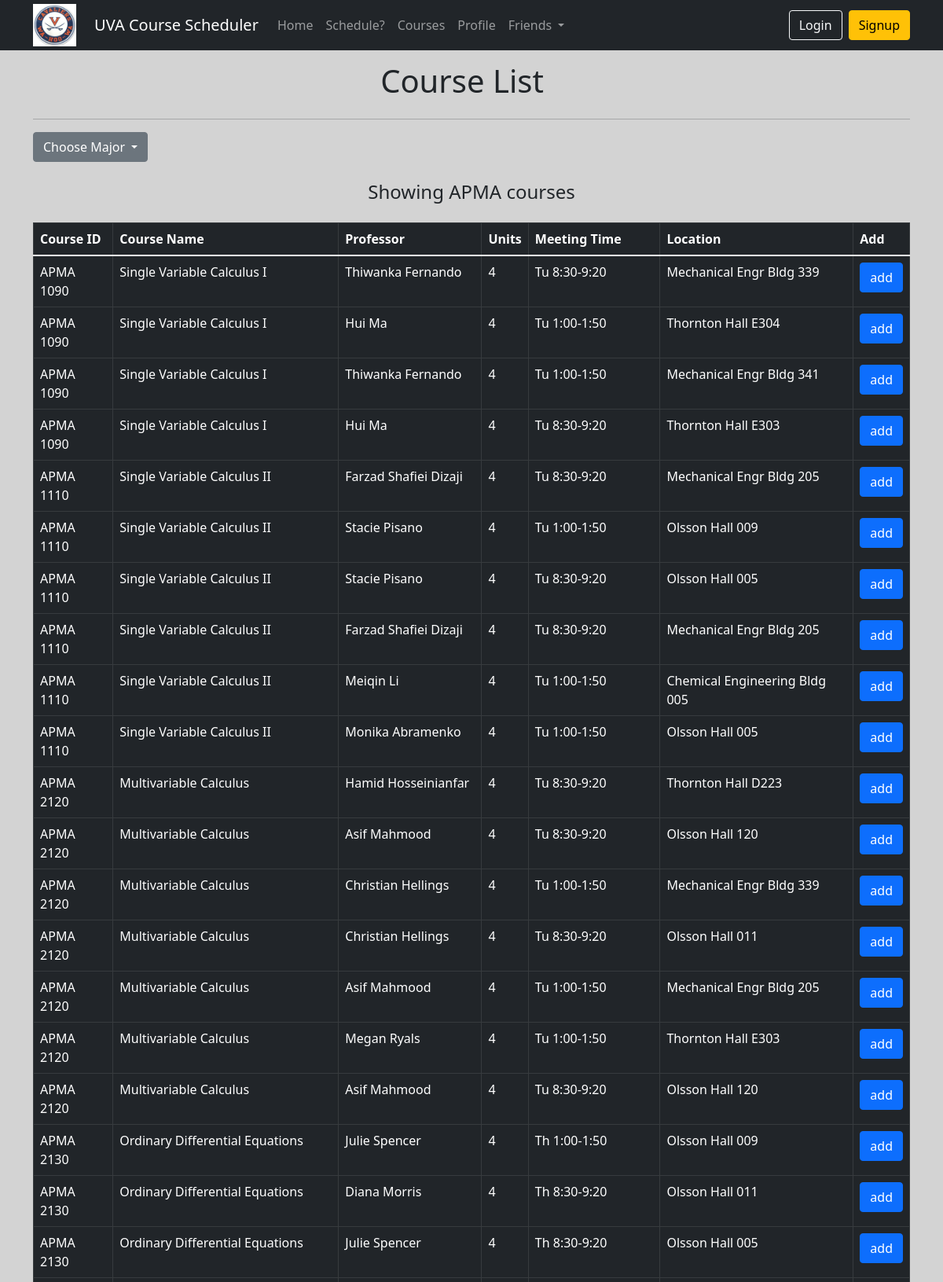
Screenshot of /?command=allCourses&subject=APMA (upper part) with the database file from the repository.
### tables this page shows
CREATE TABLE `course` (
  `courseId` int(11) NOT NULL,
  `semesterId` int(11) DEFAULT NULL,
  `courseName` text DEFAULT NULL,
  `courseNumber` int(11) DEFAULT NULL,
  `subject` text DEFAULT NULL,
  `professor` text DEFAULT NULL,
  `creditHours` int(11) DEFAULT NULL,
  `days` text DEFAULT NULL,
  `time` text DEFAULT NULL,
  `location` text DEFAULT NULL
);

### index.php (called while the page is built, shortened)
<?php
$command = "home";
if (isset($_GET["command"]))
    $command = $_GET["command"];
$application = new BaseController($command);
$application->run();

### classes/Database.php (called while the page is built, shortened)
<?php
class Database {
    private $mysqli;
    public function __construct() {
        $this->mysqli = new mysqli(Config::$db["host"], Config::$db["user"],
                                   Config::$db["pass"], Config::$db["database"]);
    }
    public function query($query, $bparam=null, ...$params) {
        $stmt = $this->mysqli->prepare($query);
        if ($bparam != null)
            $stmt->bind_param($bparam, ...$params);
        if (!$stmt->execute()) {
            return false;
        }
        if (($res = $stmt->get_result()) !== false) {
            return $res->fetch_all(MYSQLI_ASSOC);
        }
        return true;
    }
}

### templates/allCourses.php (the view, shortened to what this page needs)
<!DOCTYPE html>
<html>
    <head>
        <link href="https://cdn.jsdelivr.net/npm/bootstrap@5.1.1/dist/css/bootstrap.min.css" rel="stylesheet">
    </head>
    <body style="background-color: lightgray">
    <?php
        include "templates/navbar.php";
    ?>
        <div class="container" style="margin-top: 15px;">
            <div class="row col-md-12" style="text-align:center">
                <h1>Course List</h1>
            </div>
            <hr>
            <div class="dropdown" style="align-self: end">
                <button class="btn btn-secondary dropdown-toggle" type="button" id="dropdownMenuButton" data-toggle="dropdown" aria-haspopup="true" aria-expanded="false">
                    Choose Major
                </button>
            </div><br>
            <div class="row">
            <h4 style="text-align: center"> Showing <?php echo $sub ?> courses</h4>
                <div class="col-md-12">
                    <p>
                        <?php
                            if (empty($courses)){
                                echo "<b>There are no courses yet. Add some.<b>";
                            }
                            else{
                                echo '<table class="table table-bordered table-dark">
                                <thead>
                                  <tr>
                                    <th scope="col">Course ID</th>
                                    <th scope="col">Course Name</th>
                                    <th scope="col">Professor</th>
                                    <th scope="col">Units</th>
                                    <th scope="col">Meeting Time</th>
                                    <th scope="col">Location</th>';
                                echo '<th scope="col">Add</th>';
                                echo '
                                  </tr>
                                </thead>
                                <tbody>';}
                                foreach ($courses as $key=>$value){
                                    echo '<tr>
                                    <td>'. $value["subject"] . " " . $value["courseNumber"]. '</td>
                                    <td>'. $value["courseName"].'</td>
                                    <td>'. $value["professor"].'</td>
                                    <td>'. $value["creditHours"].'</td>
                                    <td>'. $value["days"]." ". $value["time"].'</td>
                                    <td>'. $value["location"].'</td>
                                    <td>
                                        <form action="?command=addCourseFromAllCourses" method="post">
                                            <input type="submit" value="add" name="action" class="btn btn-primary" title="Add Course" />
                                            <input type="hidden" name="courseId" id="courseId" value='.$value["courseId"] .'/>
                                            <input type="hidden" name="courseDept" id="courseDept" value='. $sub .'/>
                                        </form>
                                    </td>
                                    </tr>';
                                }
                                echo '</tbody>
                                </table>';
                        ?>
                      </p>
                </div>
            </div>
        </div><br><br><br>
    </body>
</html>

### rows the page displays
course: subject "APMA", courseNumber "1090", courseName "Single Variable Calculus I", professor "Thiwanka Fernando", creditHours "4", days "Tu", time "8:30-9:20", location "Mechanical Engr Bldg 339"
course: subject "APMA", courseNumber "1090", courseName "Single Variable Calculus I", professor "Hui Ma", creditHours "4", days "Tu", time "1:00-1:50", location "Thornton Hall E304"
course: subject "APMA", courseNumber "1090", courseName "Single Variable Calculus I", professor "Thiwanka Fernando", creditHours "4", days "Tu", time "1:00-1:50", location "Mechanical Engr Bldg 341"
course: subject "APMA", courseNumber "1090", courseName "Single Variable Calculus I", professor "Hui Ma", creditHours "4", days "Tu", time "8:30-9:20", location "Thornton Hall E303"
course: subject "APMA", courseNumber "1110", courseName "Single Variable Calculus II", professor "Farzad Shafiei Dizaji", creditHours "4", days "Tu", time "8:30-9:20", location "Mechanical Engr Bldg 205"
course: subject "APMA", courseNumber "1110", courseName "Single Variable Calculus II", professor "Stacie Pisano", creditHours "4", days "Tu", time "1:00-1:50", location "Olsson Hall 009"
course: subject "APMA", courseNumber "1110", courseName "Single Variable Calculus II", professor "Stacie Pisano", creditHours "4", days "Tu", time "8:30-9:20", location "Olsson Hall 005"
course: subject "APMA", courseNumber "1110", courseName "Single Variable Calculus II", professor "Farzad Shafiei Dizaji", creditHours "4", days "Tu", time "8:30-9:20", location "Mechanical Engr Bldg 205"
course: subject "APMA", courseNumber "1110", courseName "Single Variable Calculus II", professor "Meiqin Li", creditHours "4", days "Tu", time "1:00-1:50", location "Chemical Engineering Bldg 005"
course: subject "APMA", courseNumber "1110", courseName "Single Variable Calculus II", professor "Monika Abramenko", creditHours "4", days "Tu", time "1:00-1:50", location "Olsson Hall 005"
course: subject "APMA", courseNumber "2120", courseName "Multivariable Calculus", professor "Hamid Hosseinianfar", creditHours "4", days "Tu", time "8:30-9:20", location "Thornton Hall D223"
course: subject "APMA", courseNumber "2120", courseName "Multivariable Calculus", professor "Asif Mahmood", creditHours "4", days "Tu", time "8:30-9:20", location "Olsson Hall 120"
course: subject "APMA", courseNumber "2120", courseName "Multivariable Calculus", professor "Christian Hellings", creditHours "4", days "Tu", time "1:00-1:50", location "Mechanical Engr Bldg 339"
course: subject "APMA", courseNumber "2120", courseName "Multivariable Calculus", professor "Christian Hellings", creditHours "4", days "Tu", time "8:30-9:20", location "Olsson Hall 011"
course: subject "APMA", courseNumber "2120", courseName "Multivariable Calculus", professor "Asif Mahmood", creditHours "4", days "Tu", time "1:00-1:50", location "Mechanical Engr Bldg 205"
course: subject "APMA", courseNumber "2120", courseName "Multivariable Calculus", professor "Megan Ryals", creditHours "4", days "Tu", time "1:00-1:50", location "Thornton Hall E303"
course: subject "APMA", courseNumber "2120", courseName "Multivariable Calculus", professor "Asif Mahmood", creditHours "4", days "Tu", time "8:30-9:20", location "Olsson Hall 120"
course: subject "APMA", courseNumber "2130", courseName "Ordinary Differential Equations", professor "Julie Spencer", creditHours "4", days "Th", time "1:00-1:50", location "Olsson Hall 009"
course: subject "APMA", courseNumber "2130", courseName "Ordinary Differential Equations", professor "Diana Morris", creditHours "4", days "Th", time "8:30-9:20", location "Olsson Hall 011"
course: subject "APMA", courseNumber "2130", courseName "Ordinary Differential Equations", professor "Julie Spencer", creditHours "4", days "Th", time "8:30-9:20", location "Olsson Hall 005"

### other values shown
$sub "APMA"
